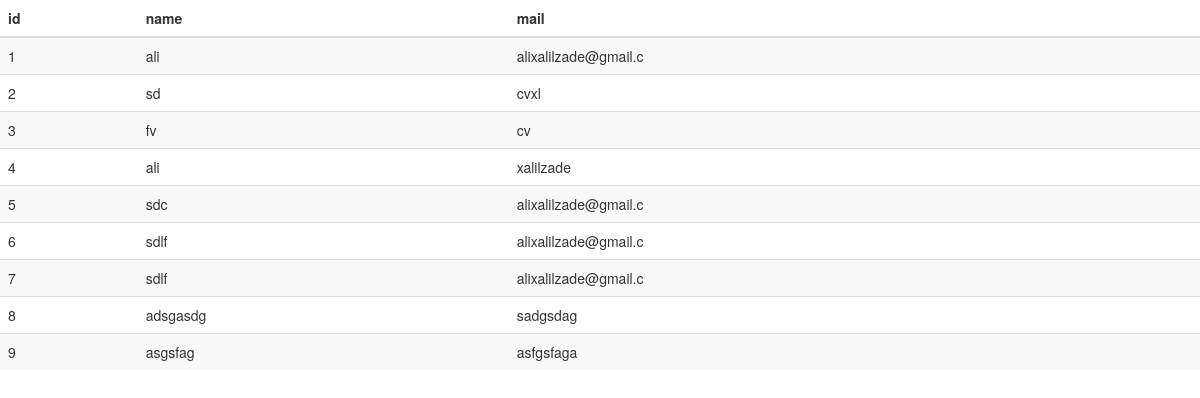
Page /php/subsList.php (signed in) on the committed database.
### tables this page shows
CREATE TABLE `row` (
  `id` int(3) NOT NULL,
  `name` varchar(20) NOT NULL,
  `mail` varchar(20) NOT NULL
);

### php/subsList.php (the view, shortened to what this page needs)
<?php
if($_SESSION["login"]){
?>
<!DOCTYPE html>
<html lang="en">
<head>
	<link rel="stylesheet" href="../assets/css/bootstrap.css">
   <link rel="stylesheet" href="../assets/css/bootstrap-theme.css">
</head>
<body>
	<table class="table table-striped">
	<thead>
		<tr>
			<th>id</th>
			<th>name</th>
			<th>mail</th>
		</tr>
	</thead>
	<tbody>
		<?php
		include "db.php";
				 $sql="SELECT * FROM `row`";
	 $query=mysqli_query($db_con,$sql);
	 while ($row=mysqli_fetch_assoc($query)) {
	 	?>
	 	<tr>
	 	<?php
	foreach ($row as $key => $value) {
		echo "<td>";
		echo $value;
		echo "</td>";
	}
	 }
		?>
		</tbody>
	</table>
</body>
</html>
<?php
}else{
	header("Location:admin.php");
}
	?>

### rows in the picture
row: id "1", name "ali", mail "alixalilzade@gmail.c"
row: id "2", name "sd", mail "cvxl"
row: id "3", name "fv", mail "cv"
row: id "4", name "ali", mail "xalilzade"
row: id "5", name "sdc", mail "alixalilzade@gmail.c"
row: id "6", name "sdlf", mail "alixalilzade@gmail.c"
row: id "7", name "sdlf", mail "alixalilzade@gmail.c"
row: id "8", name "adsgasdg", mail "sadgsdag"
row: id "9", name "asgsfag", mail "asfgsfaga"
